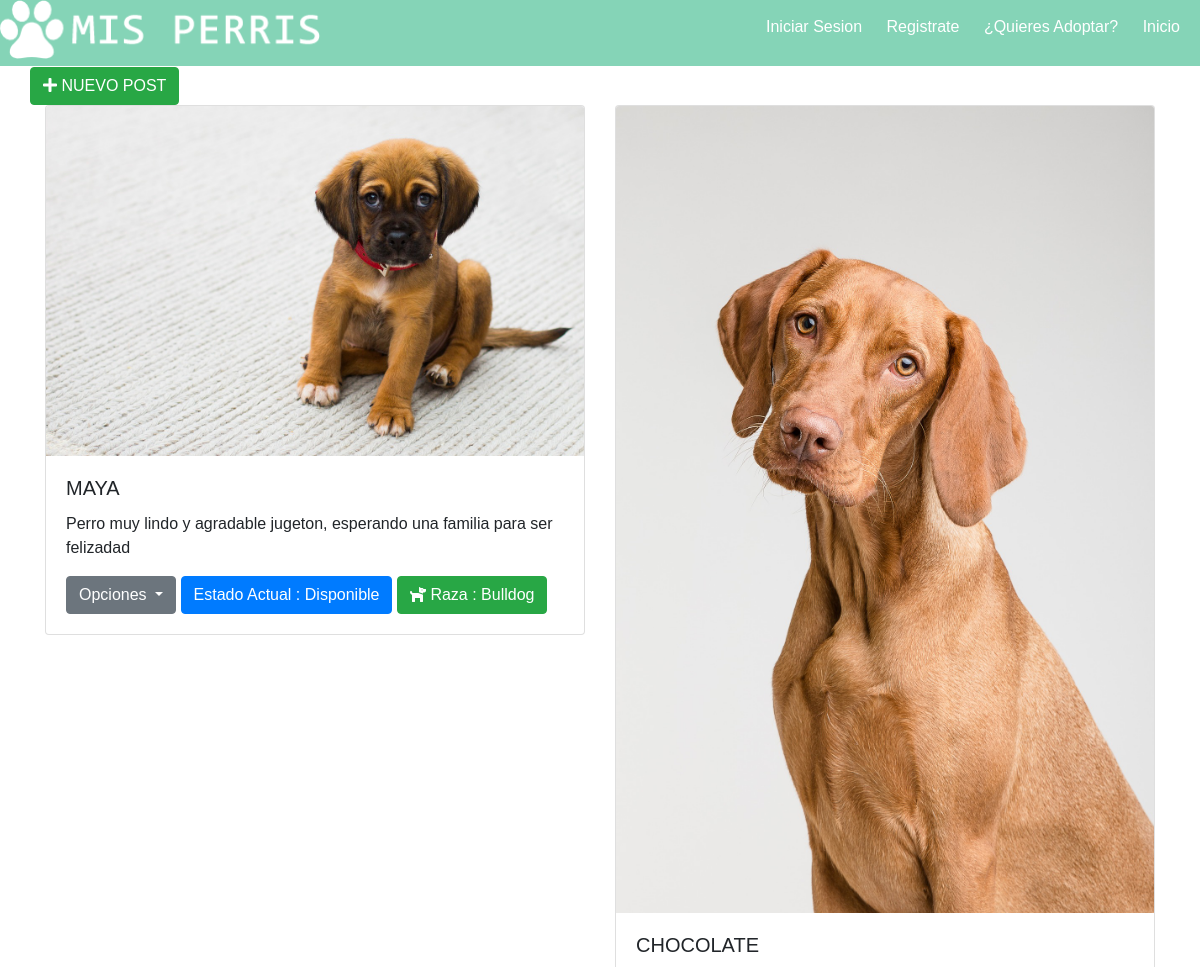
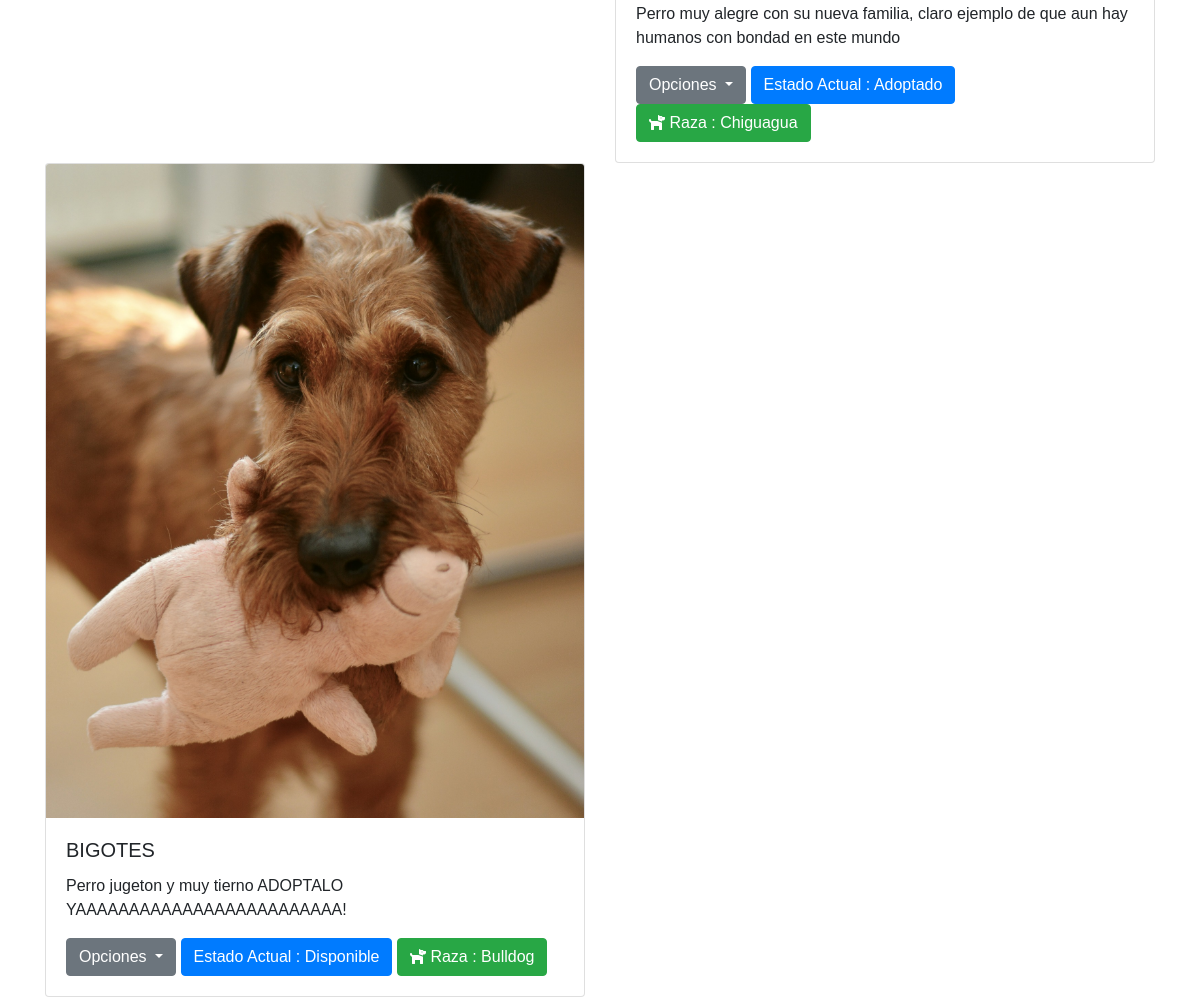
The page /administrador on the database as committed earlier (2 pictures, top to bottom).
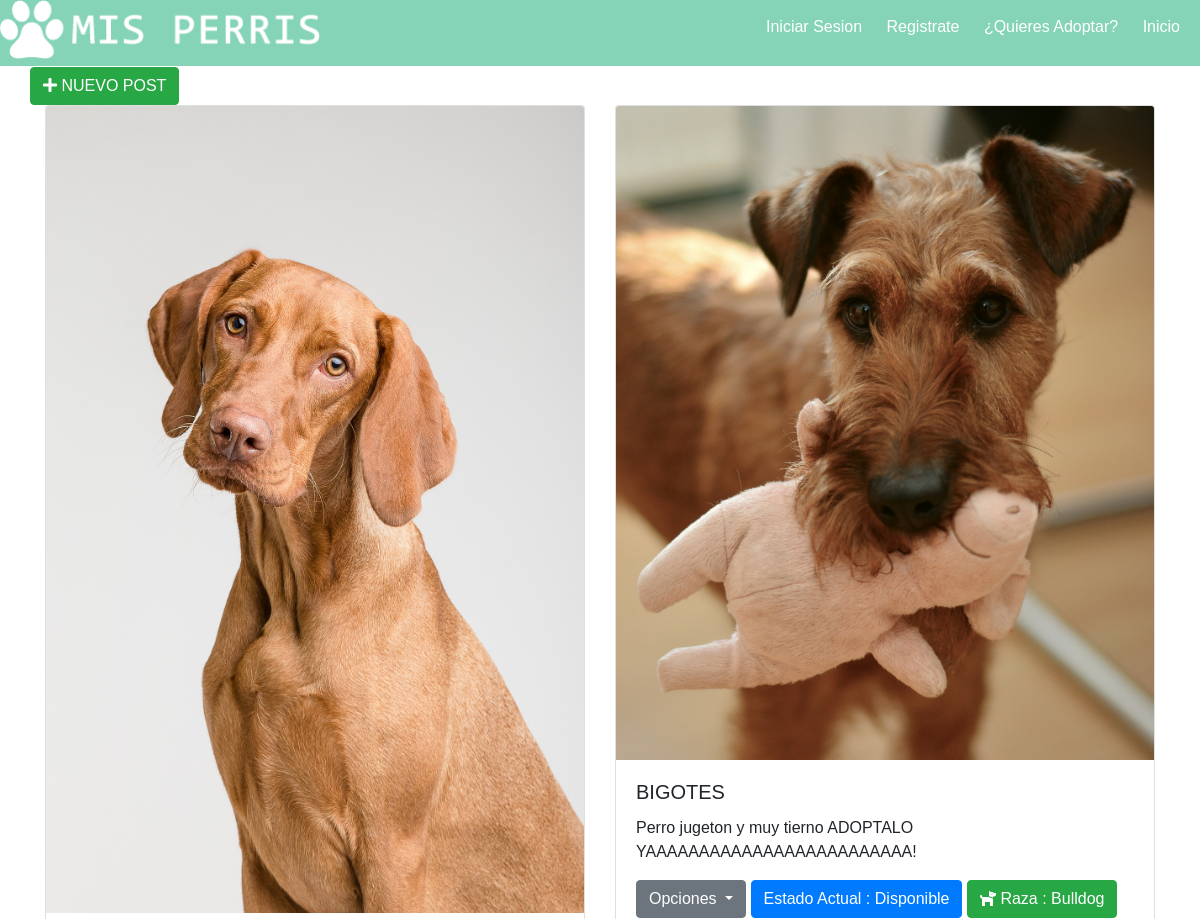
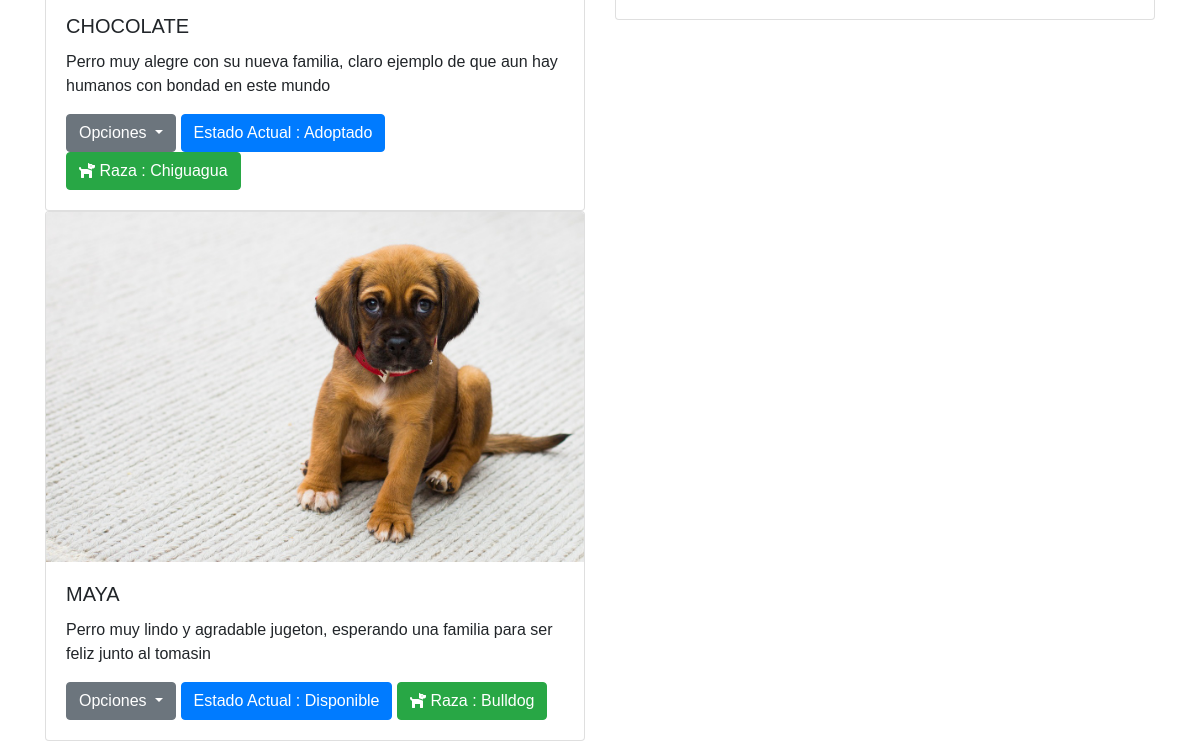
The same page on the database as committed later (2 pictures, top to bottom).
### perris/models.py (models this page shows, shortened)
class Perros_Rescatados(models.Model):
    author = models.ForeignKey('auth.User', on_delete=models.CASCADE)
    estado= models.CharField(max_length=30, choices=ESTADOS, default='')
    fotografia_perro=models.FileField(blank=True, null=True)
    nombre_perro = models.CharField(max_length=200)
    raza_predominante = models.CharField(max_length=200)
    descripcion=models.TextField()
    published_date = models.DateTimeField(blank=True, null=True)
    class Meta:
        permissions = (
            ('adoptantes', _('Adoptantes')),
        )

### perris/views.py (the view)
# urls.py: url('administrador',views.administrador, name="adm.inicio" ),
def administrador(request):
    perros = Perros_Rescatados.objects.filter(published_date__lte=timezone.now()).order_by('published_date')
    return render(request, 'perris/administrador.html', {'perros': perros})

### perris/templates/perris/administrador.html (shortened to what this page needs)
{% load staticfiles %}
<!DOCTYPE html>
<html lang="en">
<head>
        <link href="https://use.fontawesome.com/releases/v5.0.7/css/all.css" rel="stylesheet">
    <link rel="stylesheet" href="{% static 'css/perris.css' %}">
    <link rel="stylesheet" href="{% static 'Fuentes/style.css' %}">
<link rel="stylesheet" href="https://stackpath.bootstrapcdn.com/bootstrap/4.1.3/css/bootstrap.min.css">
<link rel="stylesheet" type="text/css" href="{% static 'fonts/style.css' %}">
<link rel="stylesheet" href="https://cdnjs.cloudflare.com/ajax/libs/animate.css/3.7.0/animate.min.css">
<link href="//cdn.bootcss.com/bootstrap-datetimepicker/4.17.44/css/bootstrap-datetimepicker.min.css" rel="stylesheet">
<link rel="stylesheet" href="https://use.fontawesome.com/releases/v5.4.1/css/all.css"></head>
</head>
 <div class="contenido-cabecera">
                <div class="cabecera-logo">
                    <img src="{% static 'img/logo.png' %}" alt="logo">
                </div>
                <div class="cabecera-lista">
                    <ul class="lista">
                         {% if user.is_authenticated %}
                        <li><a href="{% url 'logout' %}">Cerrar Sesion ({{user.username}}) </a> </li>
                        {% else %}
                        <li><a href="{% url 'login' %}">Iniciar Sesion</a> </li>
                        <li><a href="{% url 'registrar' %}">Registrate</a> </li>
                        {% endif %}
                        <li><a href="{% url 'perros_disponibles' %}">¿Quieres Adoptar?</a> </li>
                        <li><a href="http://localhost:8000/">Inicio</a> </li>
                    </ul>
                </div>
            </div>
<div class="container c">
	<div class="row">
    <div class="col-6 columna">
    </div>
        <div class="col-6 columna">
        </div>
    </div>
  <div class="row">
     <a href="{% url 'new_post_perro' %}" class="btn btn-success text-uppercase" ><i class="fas fa-plus"></i> Nuevo Post</a>
  </div>
    <div class="row" >
          {% for perro in perros %}
          <div class="col-12 col-md-6 col-lg-6">
            <div class="card tarjeta-perro">
               {% if perro.fotografia_perro %}
                <img  src="{{perro.fotografia_perro.url}}" class="img-responsive card-img-top" >
            {% endif %}
            <div class="card-body">
              <h5 class="card-title">{{perro.nombre_perro|upper}}</h5>
              <p class="card-text">{{ perro.descripcion }}</p>
				<div class="dropdown">
				  <button class="btn btn-secondary dropdown-toggle" type="button" id="dropdownMenuButton" data-toggle="dropdown" aria-haspopup="true" aria-expanded="false">
				   Opciones
				  </button>
          <button class="btn btn-primary">Estado Actual : {{ perro.estado}} </button>
           <button class="btn btn-success" ><i class="fas fa-dog"></i> Raza : {{perro.raza_predominante}}</button>
				</div>
            </div>
          </div>
      </div>
         {% endfor %}
</div>
</div>

Rows that differ between the two databases and show on the page:
changed Perros_Rescatados "MAYA": descripcion "Perro muy lindo y agradable jugeton, esperando una familia para ser felizadad" → "Perro muy lindo y agradable jugeton, esperando una familia para ser feliz junto al tomasin"; moves down the list
